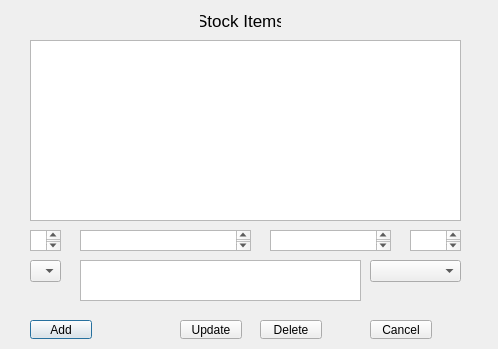
<?xml version="1.0" encoding="UTF-8"?>
<ui version="4.0">
 <class>StockItemsDialog</class>
 <widget class="QDialog" name="StockItemsDialog">
  <property name="geometry">
   <rect>
    <x>0</x>
    <y>0</y>
    <width>498</width>
    <height>349</height>
   </rect>
  </property>
  <property name="windowTitle">
   <string>Stock Items</string>
  </property>
  <widget class="QLabel" name="stockItemsLabel">
   <property name="geometry">
    <rect>
     <x>200</x>
     <y>10</y>
     <width>81</width>
     <height>21</height>
    </rect>
   </property>
   <property name="font">
    <font>
     <pointsize>13</pointsize>
    </font>
   </property>
   <property name="text">
    <string>Stock Items</string>
   </property>
   <property name="alignment">
    <set>Qt::AlignCenter</set>
   </property>
  </widget>
  <widget class="QTextEdit" name="idDisplay">
   <property name="geometry">
    <rect>
     <x>30</x>
     <y>230</y>
     <width>31</width>
     <height>21</height>
    </rect>
   </property>
  </widget>
  <widget class="QTextEdit" name="itemNameDisplay">
   <property name="geometry">
    <rect>
     <x>80</x>
     <y>230</y>
     <width>171</width>
     <height>21</height>
    </rect>
   </property>
  </widget>
  <widget class="QTextEdit" name="itemUnitDisplay">
   <property name="geometry">
    <rect>
     <x>270</x>
     <y>230</y>
     <width>121</width>
     <height>21</height>
    </rect>
   </property>
  </widget>
  <widget class="QTextEdit" name="categoryDisplay">
   <property name="geometry">
    <rect>
     <x>410</x>
     <y>230</y>
     <width>51</width>
     <height>21</height>
    </rect>
   </property>
  </widget>
  <widget class="QComboBox" name="leftComboBox">
   <property name="geometry">
    <rect>
     <x>30</x>
     <y>260</y>
     <width>31</width>
     <height>22</height>
    </rect>
   </property>
  </widget>
  <widget class="QTextEdit" name="textEdit_2">
   <property name="geometry">
    <rect>
     <x>80</x>
     <y>260</y>
     <width>281</width>
     <height>41</height>
    </rect>
   </property>
  </widget>
  <widget class="QComboBox" name="rightComboBox">
   <property name="geometry">
    <rect>
     <x>370</x>
     <y>260</y>
     <width>91</width>
     <height>22</height>
    </rect>
   </property>
  </widget>
  <widget class="QPushButton" name="addStockItemsButton">
   <property name="geometry">
    <rect>
     <x>30</x>
     <y>320</y>
     <width>62</width>
     <height>19</height>
    </rect>
   </property>
   <property name="text">
    <string>Add</string>
   </property>
  </widget>
  <widget class="QPushButton" name="updateStockItemsButton">
   <property name="geometry">
    <rect>
     <x>180</x>
     <y>320</y>
     <width>62</width>
     <height>19</height>
    </rect>
   </property>
   <property name="text">
    <string>Update</string>
   </property>
  </widget>
  <widget class="QPushButton" name="deleteStockItemsButton">
   <property name="geometry">
    <rect>
     <x>260</x>
     <y>320</y>
     <width>62</width>
     <height>19</height>
    </rect>
   </property>
   <property name="text">
    <string>Delete</string>
   </property>
  </widget>
  <widget class="QPushButton" name="cancelStockItensButton">
   <property name="geometry">
    <rect>
     <x>370</x>
     <y>320</y>
     <width>62</width>
     <height>19</height>
    </rect>
   </property>
   <property name="text">
    <string>Cancel</string>
   </property>
  </widget>
  <widget class="QTableView" name="stockItemsTableView">
   <property name="geometry">
    <rect>
     <x>30</x>
     <y>40</y>
     <width>431</width>
     <height>181</height>
    </rect>
   </property>
  </widget>
 </widget>
 <resources/>
 <connections>
  <connection>
   <sender>cancelStockItensButton</sender>
   <signal>clicked()</signal>
   <receiver>StockItemsDialog</receiver>
   <slot>close()</slot>
   <hints>
    <hint type="sourcelabel">
     <x>400</x>
     <y>324</y>
    </hint>
    <hint type="destinationlabel">
     <x>384</x>
     <y>76</y>
    </hint>
   </hints>
  </connection>
 </connections>
</ui>
